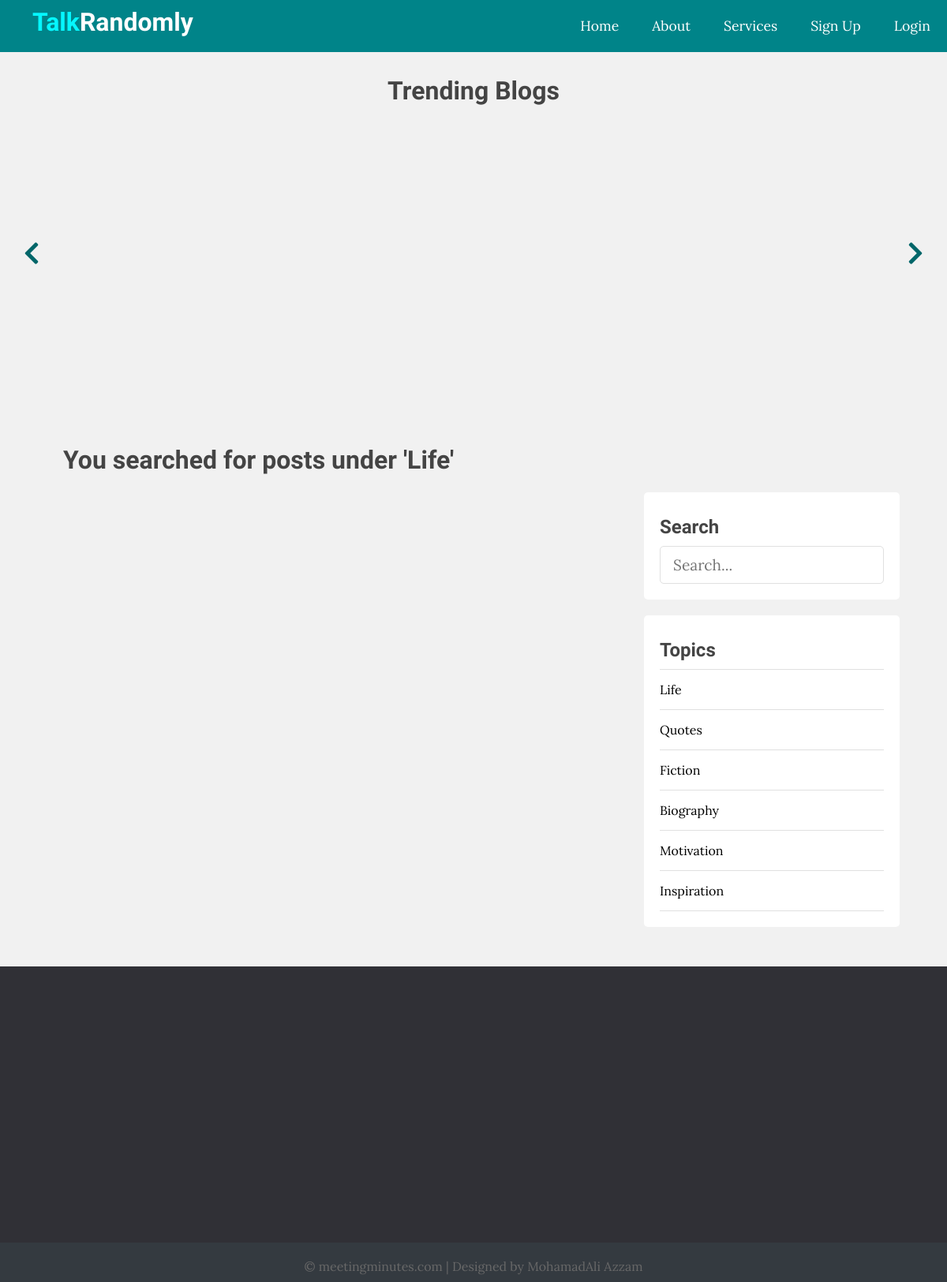
Screenshot of /index.php?t_id=3&name=Life with the database file from the repository.
### tables this page shows
CREATE TABLE `topics` (
  `id` int(11) NOT NULL,
  `name` varchar(100) NOT NULL,
  `description` text NOT NULL
);

### app/controllers/topics.php (called while the page is built, shortened)
<?php
include ROOT_PATH . '/app/database/db.php';
$table = 'topics';
$topics = selectAll($table);

### app/database/db.php (called while the page is built, shortened)
<?php
require 'connect.php';
function selectAll($table, $conditions = [])
{
    global $conn;
    $sql = "SELECT * FROM $table";
    if (empty($conditions)) {
        $stmt = $conn->prepare($sql);
        $stmt->execute();
        $records = $stmt->get_result()->fetch_all(MYSQLI_ASSOC);
        return $records;
    }
}

### index.php (the view, shortened to what this page needs)
<?php
include ROOT_PATH . '/app/controllers/topics.php';
$postsTitle = 'Recent Posts';
if (isset($_GET['t_id'])) {
    $postsTitle = "You searched for posts under '" . $_GET['name'] . "'";
} else if (isset($_POST['search-term'])) {
    $postsTitle = "You searched for '" . $_POST['search-term'] . "'";
    $posts = searchPosts($_POST['search-term']);
} else {
    $posts = getPublishedPosts();
}
?>
<!DOCTYPE html>
<html lang="en">
<head>
    <link rel="stylesheet" href="https://use.fontawesome.com/releases/v5.8.2/css/all.css">
    <link rel="stylesheet" href="assets/css/style.css">
</head>
<body>
    <?php include ROOT_PATH . '/app/includes/header.php'; ?>
    <div class="page-wrapper">
        <div class="post-slider">
            <h1 class="slider-title">Trending Blogs</h1>
            <i class="fa fa-chevron-left prev"></i>
            <i class="fa fa-chevron-right next"></i>
            <div class="post-wrapper">
            </div>
        </div>
        <div class="content clearfix">
            <div class="main-content">
                <h1 class="recent-post-title"><?php echo $postsTitle; ?></h1>
            </div>
            <div class="sidebar">
                <div class="section search">
                    <h2 class="section-title">Search</h2>
                    <form action="index.php" method="post">
                        <input type="text" name="search-term" class="text-input" placeholder="Search...">
                    </form>
                </div>
                <div class="section topics">
                    <h2 class="section-title">Topics</h2>
                    <ul>
                        <?php foreach ($topics as $key => $topic) : ?>
                            <li><a href="<?php echo BASE_URL . '/index.php?t_id=' . $topic['id'] . '&name=' . $topic['name']; ?>"><?php echo $topic['name']; ?></a></li>
                        <?php endforeach; ?>
                    </ul>
                </div>
            </div>
        </div>
    </div>
    <?php include ROOT_PATH . '/app/includes/footer.php'; ?>
</body>
</html>

### assets/css/style.css (style rules this page uses)
* { box-sizing: border-box; }
html, body { height: 100%; padding: 0px; margin: 0px; background: #f1f1f1; font-family: 'Lora', serif; }
h1, h2, h3, h4, h5, h6 { font-family: 'Candal', serif; color: #444; margin: 5px; }
a { text-decoration: none; color: inherit; }
.clearfix::after { content: ''; display: block; clear: both; }
.text-input { padding: .7rem 1rem; display: block; width: 100%; border-radius: 5px; border: 1px solid #e0e0e0; outline: none; color: #444; line-height: 1.5rem; font-size: 1.2em; font-family: 'Lora', serif; }
.page-wrapper { min-height: 100%; }
.post-slider { position: relative; }
.post-slider .slider-title { text-align: center; margin: 30px auto; }
.post-slider .next { position: absolute; top: 50%; right: 30px; font-size: 2em; color: #006669; cursor: pointer; }
.post-slider .prev { position: absolute; top: 50%; left: 30px; font-size: 2em; color: #006669; cursor: pointer; }
.post-slider .post-wrapper { width: 84%; height: 350px; margin: 0 auto; overflow: hidden; padding: 10px 0 10px 0; }
.content { width: 90%; margin: 30px auto 30px; }
.content .main-content { width: 70%; float: left; }
.content .main-content .recent-post-title { margin: 20px; }
.content .sidebar { width: 30%; float: left; }
.content .sidebar .section { background: #fff; padding: 20px; border-radius: 5px; margin-bottom: 20px; }
.content .sidebar .section .section-title { margin: 10px 0 10px 0; }
.content .sidebar .section.search { margin-top: 80px; }
.content .sidebar .section.topics ul { margin: 0; padding: 0; list-style: none; border-top: 1px solid #e0e0e0; }
.content .sidebar .section.topics ul li a { display: block; padding: 15px 0 15px 0; border-bottom: 1px solid #e0e0e0; transition: all .3s; }

### rows the page displays
topics: name "Life"
topics: name "Quotes"
topics: name "Fiction"
topics: name "Biography"
topics: name "Motivation"
topics: name "Inspiration"

### other values shown
$postsTitle "You searched for posts under 'Life'"
